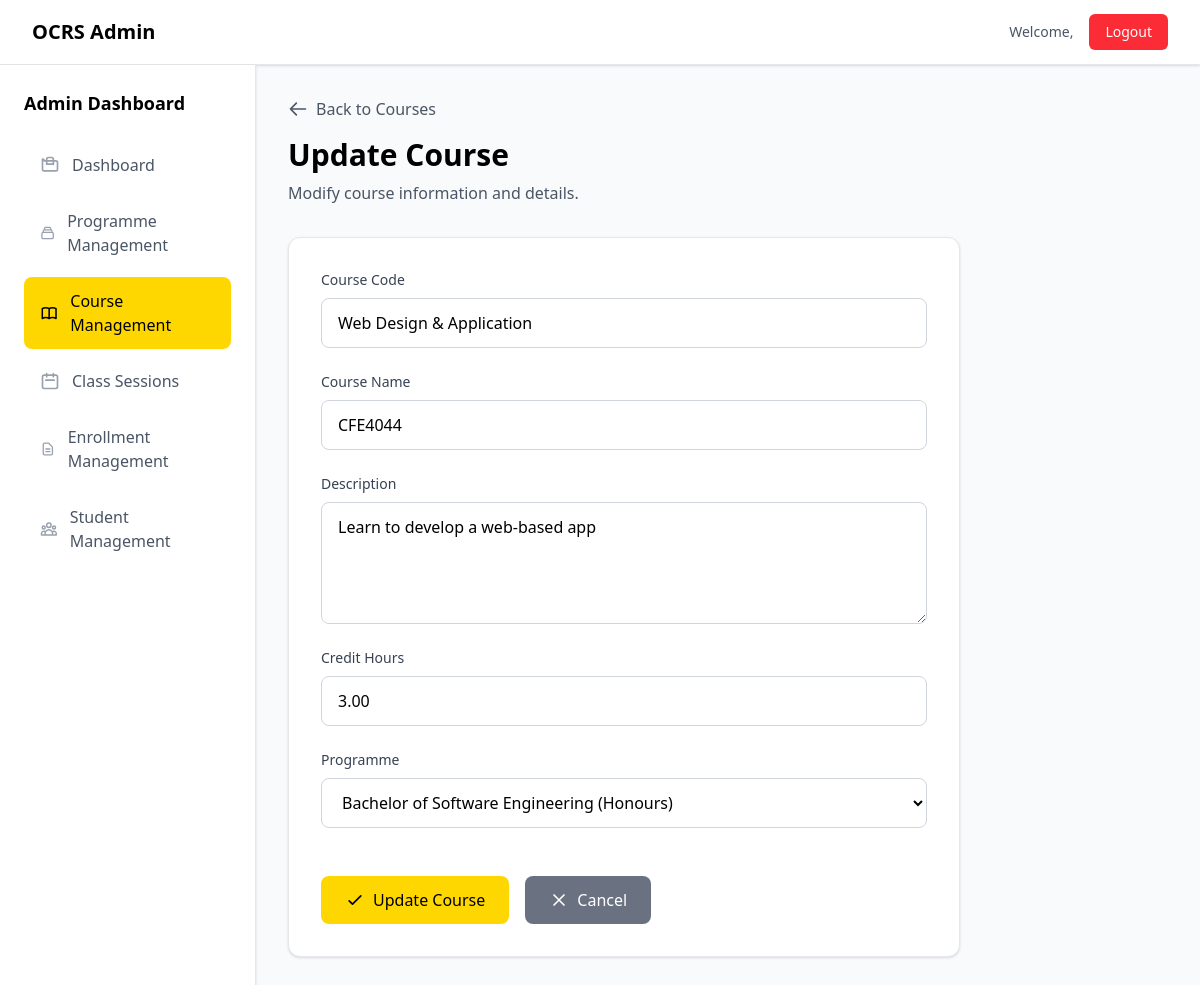
Screenshot of /admin/update_course.php?id=1 with the database file from the repository.
### tables this page shows
CREATE TABLE `courses` (
  `course_id` int(11) NOT NULL,
  `course_code` varchar(100) NOT NULL,
  `course_name` varchar(100) NOT NULL,
  `description` text NOT NULL,
  `credits` decimal(5,2) NOT NULL,
  `prog_id` int(11) NOT NULL,
  `created_by` int(11) NOT NULL,
  `created_at` datetime NOT NULL,
  `updated_at` datetime NOT NULL
);

CREATE TABLE `programmes` (
  `prog_id` int(11) NOT NULL,
  `prog_name` varchar(100) NOT NULL,
  `prog_code` varchar(100) NOT NULL,
  `prog_desc` text NOT NULL,
  `duration` decimal(5,2) NOT NULL,
  `total_credit` int(11) DEFAULT NULL,
  `created_at` datetime NOT NULL,
  `updated_at` datetime NOT NULL
);

### admin/update_course.php (the view, shortened to what this page needs)
<?php
    require_once '../header.php';
    $id = $_GET['id'];
    $sql = "SELECT * FROM courses JOIN programmes ON courses.prog_id = programmes.prog_id WHERE courses.course_id = ?";
    $stmt = $pdo->prepare($sql);
    $stmt->execute([$id]);
    $course = $stmt->fetch(PDO::FETCH_ASSOC);
?>
<div class="min-h-screen bg-gray-50">
    <div class="bg-white shadow-sm border-b border-gray-200">
        <div class="max-w-7xl mx-auto px-4 sm:px-6 lg:px-8">
            <div class="flex justify-between items-center h-16">
                <div class="flex items-center">
                    <h1 class="text-xl font-bold text-black">OCRS Admin</h1>
                </div>
                <div class="flex items-center space-x-4">
                    <span class="text-sm text-gray-600">
                        Welcome, <?php echo htmlspecialchars($_SESSION['user']['username']); ?>
                    </span>
                    <a href="../backend/logout.php" class="bg-red-500 text-white px-4 py-2 rounded-md text-sm font-medium hover:bg-red-600 transition-colors duration-200">
                        Logout
                    </a>
                </div>
            </div>
        </div>
    </div>
    <div class="flex min-h-screen">
        <div class="w-64 bg-white shadow-sm border-r border-gray-200">
            <div class="p-6">
                <h2 class="text-lg font-semibold text-black mb-6">Admin Dashboard</h2>
                <nav class="space-y-2">
                    <a href="dashboard.php" class="flex items-center px-4 py-3 text-gray-600 rounded-lg hover:bg-[#FFD700] hover:text-black transition-colors duration-200 group">
                        Dashboard
                    </a>
                    <a href="programme.php" class="flex items-center px-4 py-3 text-gray-600 rounded-lg hover:bg-[#FFD700] hover:text-black transition-colors duration-200 group">
                        Programme Management
                    </a>
                    <a href="course.php" class="flex items-center px-4 py-3 text-black bg-[#FFD700] rounded-lg group">
                        Course Management
                    </a>
                    <a href="class_session.php" class="flex items-center px-4 py-3 text-gray-600 rounded-lg hover:bg-[#FFD700] hover:text-black transition-colors duration-200 group">
                        <svg class="w-5 h-5 mr-3 text-gray-400 group-hover:text-black" fill="none" stroke="currentColor" viewBox="0 0 24 24">
                            <path stroke-linecap="round" stroke-linejoin="round" stroke-width="2" d="M8 7V3m8 4V3m-9 8h10M5 21h14a2 2 0 002-2V7a2 2 0 00-2-2H5a2 2 0 00-2 2v12a2 2 0 002 2z"></path>
                        </svg>
                        Class Sessions
                    </a>
                    <a href="enrollment.php" class="flex items-center px-4 py-3 text-gray-600 rounded-lg hover:bg-[#FFD700] hover:text-black transition-colors duration-200 group">
                        Enrollment Management
                    </a>
                    <a href="student.php" class="flex items-center px-4 py-3 text-gray-600 rounded-lg hover:bg-[#FFD700] hover:text-black transition-colors duration-200 group">
                        Student Management
                    </a>
                </nav>
            </div>
        </div>
        <div class="flex-1 p-8">
            <div class="mb-8">
                <div class="flex items-center space-x-4">
                    <a href="course.php" class="inline-flex items-center text-gray-600 hover:text-gray-900 transition-colors duration-200">
                        <svg class="w-5 h-5 mr-2" fill="none" stroke="currentColor" viewBox="0 0 24 24">
                            <path stroke-linecap="round" stroke-linejoin="round" stroke-width="2" d="M10 19l-7-7m0 0l7-7m-7 7h18"></path>
                        </svg>
                        Back to Courses
                    </a>
                </div>
                <div class="mt-4">
                    <h1 class="text-3xl font-bold text-black mb-2">Update Course</h1>
                    <p class="text-gray-600">Modify course information and details.</p>
                </div>
            </div>
            <div class="bg-white rounded-xl shadow-sm border border-gray-200 p-8 max-w-2xl">
                <form action="../backend/course_controller.php" method="post" id="updateForm" class="space-y-6">
                    <div>
                        <label for="course_code" class="block text-sm font-medium text-gray-700 mb-2">Course Code</label>
                        <input type="text"
                               id="course_code"
                               name="course_code"
                               value="<?php echo htmlspecialchars($course['course_code']); ?>"
                               class="block w-full rounded-lg border border-gray-300 px-4 py-3 focus:outline-none focus:ring-2 focus:ring-[#FFD700] focus:border-[#FFD700] transition-colors duration-200"
                               required>
                    </div>
                    <div>
                        <label for="course_name" class="block text-sm font-medium text-gray-700 mb-2">Course Name</label>
                        <input type="text"
                               id="course_name"
                               name="course_name"
                               value="<?php echo htmlspecialchars($course['course_name']); ?>"
                               class="block w-full rounded-lg border border-gray-300 px-4 py-3 focus:outline-none focus:ring-2 focus:ring-[#FFD700] focus:border-[#FFD700] transition-colors duration-200"
                               required>
                    </div>
                    <div>
                        <label for="description" class="block text-sm font-medium text-gray-700 mb-2">Description</label>
                        <textarea id="description"
                                  name="description"
                                  placeholder="Enter course description"
                                  rows="4"
                                  class="block w-full rounded-lg border border-gray-300 px-4 py-3 focus:outline-none focus:ring-2 focus:ring-[#FFD700] focus:border-[#FFD700] transition-colors duration-200"
                                  required><?php echo htmlspecialchars($course['description']); ?></textarea>
                    </div>
                    <div>
                        <label for="credits" class="block text-sm font-medium text-gray-700 mb-2">Credit Hours</label>
                        <input type="number"
                               id="credits"
                               name="credits"
                               value="<?php echo htmlspecialchars($course['credits']); ?>"
                               min="2"
                               max="10"
                               class="block w-full rounded-lg border border-gray-300 px-4 py-3 focus:outline-none focus:ring-2 focus:ring-[#FFD700] focus:border-[#FFD700] transition-colors duration-200"
                               required>
                    </div>
                    <div>
                        <label for="prog_id" class="block text-sm font-medium text-gray-700 mb-2">Programme</label>
                        <select id="prog_id"
                                name="prog_id"
                                class="block w-full rounded-lg border border-gray-300 px-4 py-3 focus:outline-none focus:ring-2 focus:ring-[#FFD700] focus:border-[#FFD700] transition-colors duration-200"
                                required>
                            <option value="<?php echo htmlspecialchars($course['prog_id']); ?>" selected><?php echo htmlspecialchars($course['prog_name']); ?></option>
                        </select>
                    </div>
                    <div class="flex space-x-4 pt-6">
                        <button type="submit"
                                name="update_course"
                                value="Update Course"
                                class="inline-flex items-center px-6 py-3 bg-[#FFD700] text-black rounded-lg font-medium hover:bg-[#e6c200] transition-colors duration-200">
                            <svg class="w-5 h-5 mr-2" fill="none" stroke="currentColor" viewBox="0 0 24 24">
                                <path stroke-linecap="round" stroke-linejoin="round" stroke-width="2" d="M5 13l4 4L19 7"></path>
                            </svg>
                            Update Course
                        </button>
                        <a href="course.php" class="inline-flex items-center px-6 py-3 bg-gray-500 text-white rounded-lg font-medium hover:bg-gray-600 transition-colors duration-200">
                            <svg class="w-5 h-5 mr-2" fill="none" stroke="currentColor" viewBox="0 0 24 24">
                                <path stroke-linecap="round" stroke-linejoin="round" stroke-width="2" d="M6 18L18 6M6 6l12 12"></path>
                            </svg>
                            Cancel
                        </a>
                    </div>
                </form>
            </div>
        </div>
    </div>
</div>
<?php
    require_once '../footer.php';
?>

### rows the page displays
courses: course_code "Web Design & Application", course_name "CFE4044", description "Learn to develop a web-based app", credits "3.00", prog_id "Bachelor of Software Engineering (Honours)"
